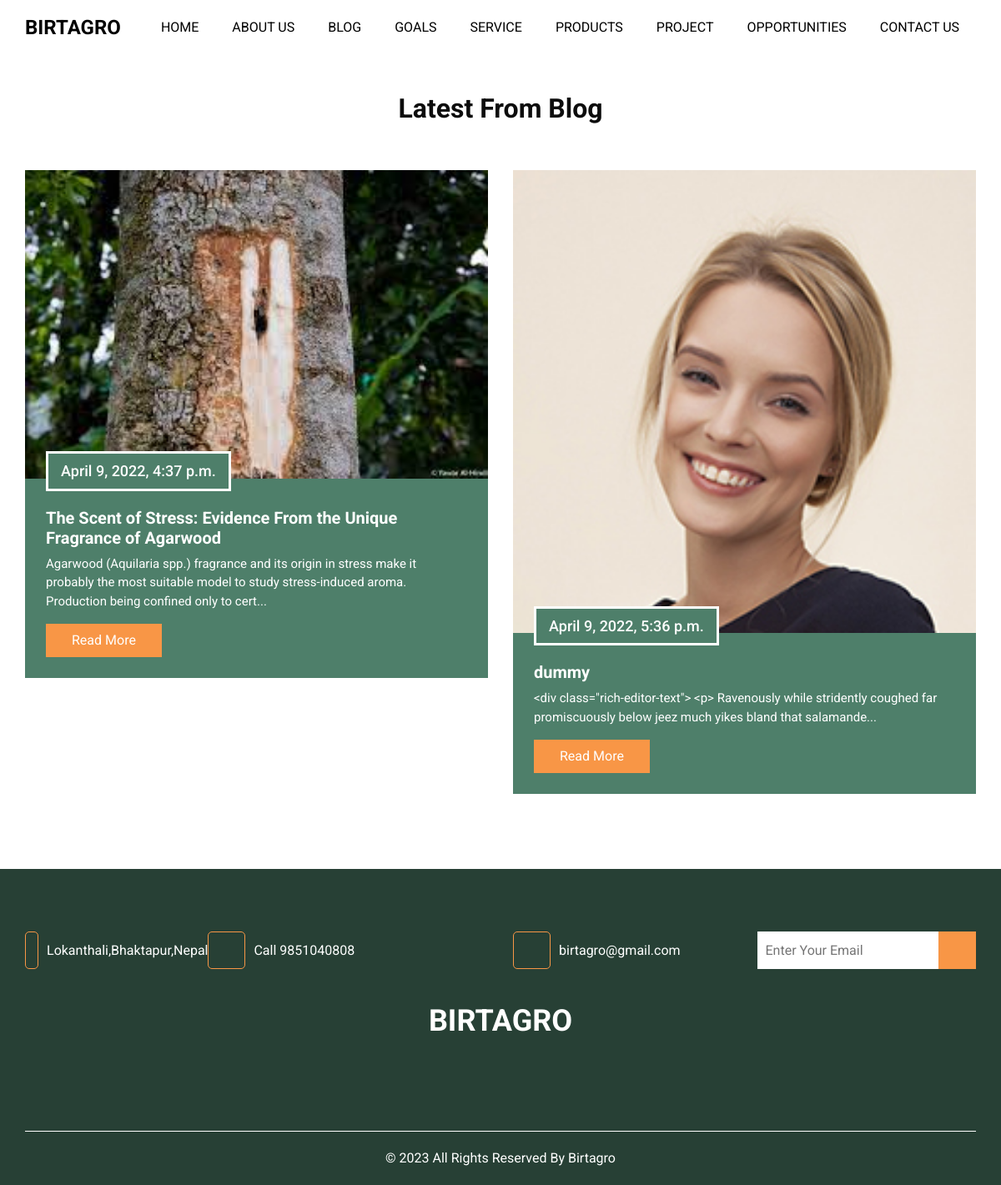
Page /blog on the committed database.
### apps/models.py (models this page shows)
class Blog(BaseModel):
    writer = models.ForeignKey(BlogWriter,on_delete=models.CASCADE)
    title = models.CharField(max_length=200)
    image = models.ImageField()
    content = models.TextField()

### apps/views.py (the view)
# urls.py: path("blog",views.Blog,name="blog"),
def Blog(request):
    data = models.Blog.objects.all()
    return render(request, 'blog.html',{'data':data})

### templates/blog.html (shortened to what this page needs)
<!DOCTYPE html>
<html>
<head>
</head>
<body>
  {% include "header.html" %}
  <section class="blog_section layout_padding2-top layout_padding-bottom">
    <div class="container">
      <div class="heading_container">
        <h2>
          Latest From Blog
        </h2>
      </div>
      <div class="row">
        {% for i in data %}
        <div class="col-md-6">
          <div class="box">
            <div class="img-box">
              <img src="media/{{i.image}}" alt="">
              <h4 class="blog_date">
                {{i.created_at}}
              </h4>
            </div>
            <div class="detail-box">
              <h5>
                {{i.title}}
              </h5>
              <div class="content">
              <p>
                {{i.content}}
              </p>
              <a href="{% url 'blogdetail' i.id %}" >
                Read More
              </a>
            </div>
            </div>
          </div>
        </div>
        {% endfor %}
      </div>
    </div>
  </section>
  {% include "footer.html" %}
</body>
</html>

### templates/header.html (shortened to what this page needs)
  {% load static %}
  <link rel="stylesheet" type="text/css" href="{% static 'css/bootstrap.css'%}" />
  <link rel="stylesheet" type="text/css" href="{% static 'css/font-awesome.min.css' %}">
  <link rel="stylesheet" type="text/css" href="{% static 'css/style.css' %}"  />
  <link rel="stylesheet" href="{% static 'css/responsive.css' %}"  />
   <header class="header_section">
        <div class="container">
          <nav class="navbar navbar-expand-lg custom_nav-container ">
            <a class="navbar-brand" href="/">
              <span>BirtAgro</span>
            </a>
            <div class="collapse navbar-collapse" id="navbarSupportedContent">
              <ul class="navbar-nav  ml-auto">
                <li class="nav-item active">
                  <a class="nav-link" href="/">Home <span class="sr-only">(current)</span></a>
                </li>
                <li class="nav-item">
                  <a class="nav-link" href="about-us">About Us</a>
                </li>
                <li class="nav-item">
                  <a class="nav-link" href="blog">Blog</a>
                </li>
                <li class="nav-item">
                  <a class="nav-link" href="goal">Goals</a>
                </li>
                <li class="nav-item">
                  <a class="nav-link" href="service">Service</a>
                </li>
                <li class="nav-item">
                  <a class="nav-link" href="product">Products</a>
                </li>
                <li class="nav-item">
                  <a class="nav-link" href="project">Project</a>
                </li>
                <li class="nav-item">
                  <a class="nav-link" href="opportunity">Opportunities</a>
                </li>
                <li class="nav-item">
                  <a class="nav-link" href="contact">Contact Us</a>
                </li>
              </ul>
            </div>
          </nav>
        </div>
      </header>

### templates/footer.html (shortened to what this page needs)
{% load static %}
<link rel="stylesheet" type="text/css" href="{% static 'css/font-awesome.min.css' %}">
<section class="info_section ">
  <div class="info_container ">
    <div class="container">
      <div class="row">
        <div class="col-lg-9">
          <div class="info_contact ">
            <div class="row">
              <div class="col-md-3">
                <a href="#" class="link-box">
                  <i class="fa fa-map-marker" aria-hidden="true"></i>
                  <span>
                    Lokanthali,Bhaktapur,Nepal
                  </span>
                </a>
              </div>
              <div class="col-md-5">
                <a href="#" class="link-box">
                  <i class="fa fa-phone" aria-hidden="true"></i>
                  <span>
                    Call 9851040808
                  </span>
                </a>
              </div>
              <div class="col-md-4">
                <a href="#" class="link-box">
                  <i class="fa fa-envelope" aria-hidden="true"></i>
                  <span>
                    birtagro@gmail.com
                  </span>
                </a>
              </div>
            </div>
          </div>
        </div>
        <div class="col-md-5  col-lg-3 mx-auto">
          <div class="info_form ">
            <form action="#">
              <input type="email" placeholder="Enter Your Email" />
              <button>
                <i class="fa fa-arrow-right" aria-hidden="true"></i>
              </button>
            </form>
          </div>
        </div>
      </div>
      <div class="info_logo">
        <a class="navbar-brand" href="index.html">
          <span>
            Birtagro
          </span>
        </a>
      </div>
      <div class="social-box">
        <a href="">
          <i class="fa fa-facebook" aria-hidden="true"></i>
        </a>
        <a href="">
          <i class="fa fa-twitter" aria-hidden="true"></i>
        </a>
        <a href="">
          <i class="fa fa-instagram" aria-hidden="true"></i>
        </a>
        <a href="">
          <i class="fa fa-youtube" aria-hidden="true"></i>
        </a>
      </div>
    </div>
  </div>
</section>
<footer class="footer_section">
    <div class="container">
      <p>
        &copy; <span id="displayYear"></span> All Rights Reserved By
        <a href="">Birtagro</a>
      </p>
    </div>
  </footer>

### static/css/style.css (style rules this page uses)
html { overflow-x: hidden; }
body { font-family: "Roboto", sans-serif; color: #0c0c0c; background-color: #ffffff; overflow-x: hidden; }
section { max-width: 1400px; margin: auto; }
.layout_padding2-top { padding-top: 45px; }
.layout_padding-bottom { padding-bottom: 90px; }
.heading_container { display: -webkit-box; display: -ms-flexbox; display: flex; -webkit-box-orient: vertical; -webkit-box-direction: normal; -ms-flex-direction: column; flex-direction: column; -webkit-box-align: start; -ms-flex-align: start; align-items: flex-start; }
.heading_container h2 { position: relative; font-weight: bold; margin: 0; }
a, a:hover, a:focus { text-decoration: none; }
.navbar-brand span { font-weight: bold; color: #000000; font-size: 24px; text-transform: uppercase; }
.custom_nav-container { padding: 10px 0; }
.custom_nav-container .navbar-nav .nav-item .nav-link { padding: 5px 20px; color: #000000; text-align: center; text-transform: uppercase; }
.blog_section .heading_container { -webkit-box-align: center; -ms-flex-align: center; align-items: center; }
.blog_section .heading_container h2::before { left: 50%; -webkit-transform: translateX(-50%); transform: translateX(-50%); }
.blog_section .box { margin-top: 55px; background-color: #4E7F6A; color: #ffffff; }
.blog_section .box .img-box { position: relative; }
.blog_section .box .img-box .blog_date { position: absolute; left: 25px; bottom: -15px; padding: 10px 15px; font-size: 18px; background-color: #4E7F6A; margin: 0; text-align: center; border: 3px solid #ffffff; }
.blog_section .box .img-box img { width: 100%; }
.blog_section .box .detail-box { margin-top: 10px; padding: 25px; }
.blog_section .box .detail-box h5 { font-weight: bold; }
.blog_section .box .detail-box p { font-size: 15px; }
.blog_section .box .detail-box a { display: inline-block; padding: 7px 30px; background-color: #f89646; color: #ffffff; border-radius: 0; border: 1px solid #f89646; -webkit-transition: all .3s; transition: all .3s; }
.info_section { background-color: #274035; color: #ffffff; padding: 75px 0 60px 0; }
.info_section .row { -webkit-box-align: center; -ms-flex-align: center; align-items: center; }
.info_section .info_logo { display: -webkit-box; display: -ms-flexbox; display: flex; -webkit-box-pack: center; -ms-flex-pack: center; justify-content: center; margin-bottom: 15px; }
.info_section .info_logo .navbar-brand { margin: 0; padding: 0; }
.info_section .info_logo .navbar-brand span { color: #ffffff; font-size: 36px; }
.info_section .info_contact .link-box { display: -webkit-box; display: -ms-flexbox; display: flex; -webkit-box-align: center; -ms-flex-align: center; align-items: center; color: #ffffff; margin-bottom: 35px; }
.info_section .info_contact .link-box i { width: 45px; height: 45px; line-height: 45px; border: 1px solid #f89646; text-align: center; border-radius: 5px; font-size: 18px; margin-right: 10px; }
.info_section .info_form { margin-bottom: 35px; }
.info_section .info_form form { display: -webkit-box; display: -ms-flexbox; display: flex; }
.info_section .info_form form input { -webkit-box-flex: 1; -ms-flex: 1; flex: 1; height: 45px; border: none; padding-left: 10px; }
.info_section .info_form form button { width: 45px; height: 45px; background-color: #f89646; color: #ffffff; border: none; outline: none; font-size: 12px; margin: 0; }
.info_section .social-box { display: -webkit-box; display: -ms-flexbox; display: flex; -webkit-box-pack: center; -ms-flex-pack: center; justify-content: center; }
.info_section .social-box a { margin: 0 5px; color: #ffffff; font-size: 20px; }
.footer_section { position: relative; background-color: #274035; text-align: center; }
.footer_section p { color: #ffffff; padding: 20px 0; margin: 0; border-top: 1px solid #ffffff; }
.footer_section p a { color: inherit; }

### static/css/responsive.css (style rules this page uses)
@media (min-width: 1200px) { .container { max-width: 1170px; } }

### rows in the picture
Blog: image (picture), created_at "April 9, 2022, 4:37 p.m.", title "The Scent of Stress: Evidence From the Unique Fragrance of Agarwood", content "Agarwood (Aquilaria spp.) fragrance and its origin in stress make it probably the most suitable model to study stress-induced aroma. Production being confined only to cert..."
Blog: image (picture), created_at "April 9, 2022, 5:36 p.m.", title "dummy", content "<div class=\"rich-editor-text\"> <p> Ravenously while stridently coughed far promiscuously below jeez much yikes bland that salamande..."
